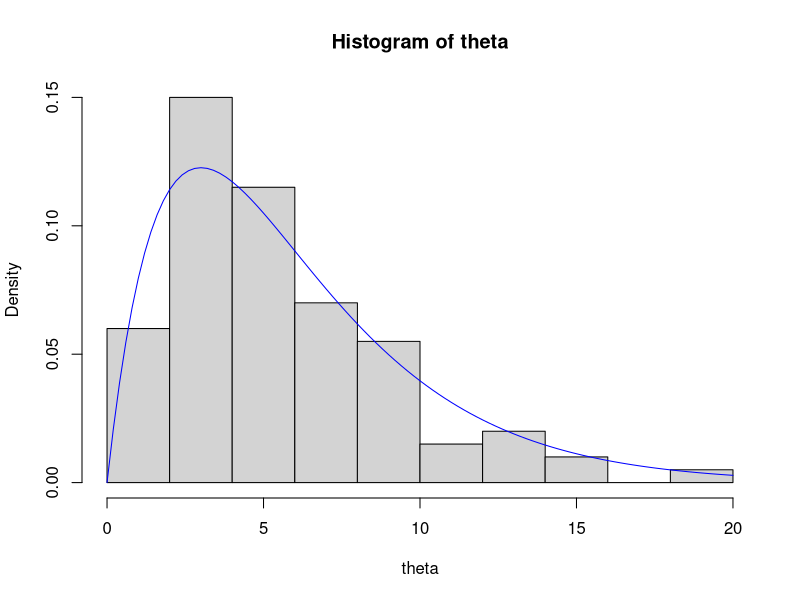
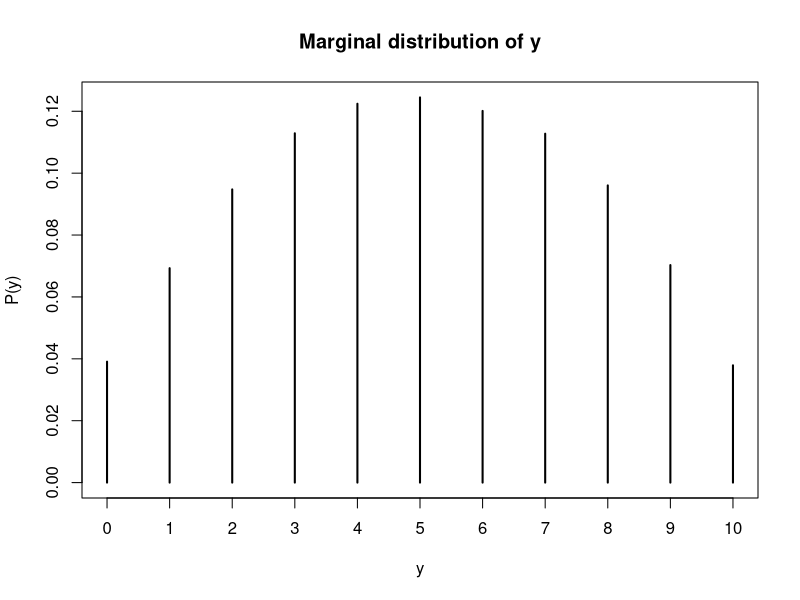

Here is the R script that generated these plots, in order:
set.seed(32) 

# number of draws
m = 100

# shape parameter for gamma
a = 2.0

# rate parameter for gamma
b = 1.0 / 3.0

# simulate m samples
theta = rgamma(n=m, shape=a, rate=b)

# plot the monte carlo sample distribution and the true gamma curve 
hist(theta, freq=FALSE)
curve(dgamma(x=x, shape=a, rate=b), col="blue", add=TRUE)

# expected value/mean of monte carlo sample
sum(theta)/m
mean(theta)

# true expected value/mean of gamma
a/b

# mean with 10k samples
m = 1e4
theta = rgamma(n=m, shape=a, rate=b)
mean(theta)

" Much closer to true value. "

# variance of sample
var(theta)

# true variance of gamma
a/b^2

# probability of theta < 5 in sample
ind = theta < 5.0
mean(ind)

# true probability of theta < 5
pgamma(q=5.0, shape=a, rate=b) 

# 90th quantile of sample
quantile(x=theta, probs=0.9)

# true 90th quantile
qgamma(p=0.9, shape=a, rate=b) 



# calculation of monte carlo error

# calculate standard error and margin of error for 95% confidence interval for estimate of mean
se = sd(theta) / sqrt(m)
2.0 * se

# margin of error for 95% confidence interval for estimate of p(theta < 0.5)
ind = theta < 5.0
se = sd(ind) / sqrt(m)
2.0 * se 



# simulation of hierarchical model

" 
 y|phi ~ Bin(10,phi)
 phi ~ Beta(2,2)
"

# number of simulations
m = 10e4

# vectors for storing phi and y
y = numeric(m) 
phi = numeric(m)

# simulate 100k samples for Beta(2,2)
phi = rbeta(n=m, shape1=2.0, shape2=2.0)

# simulate 100k draws for Bin(10,phi) using the simulated values for phi 
y = rbinom(n=m, size=10, prob=phi)

# marginal distribution for draws of y
mean(y)

plot(prop.table(table(y)), ylab="P(y)", main="Marginal distribution of y")
